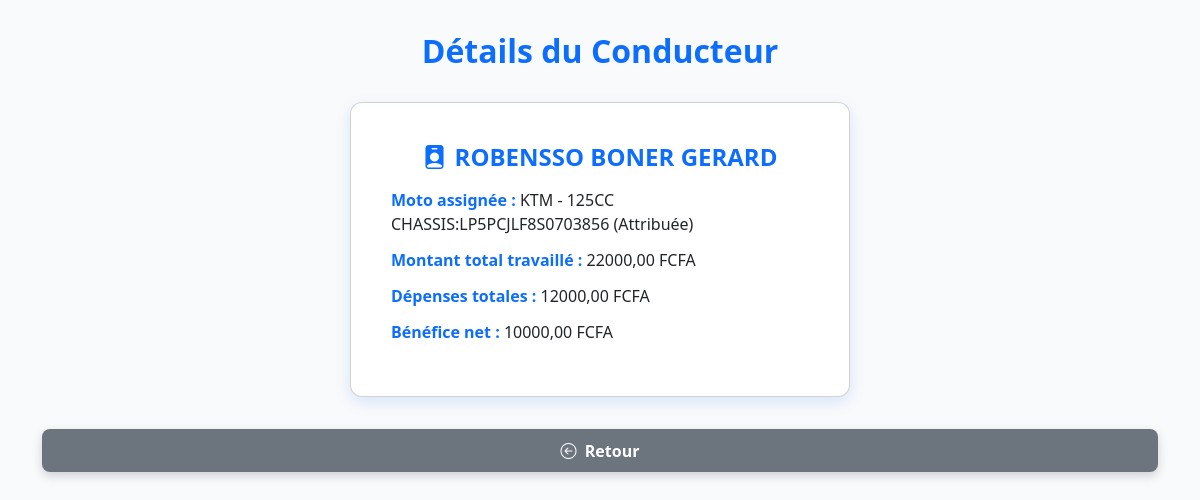
/conducteur/1/ (signed in), run on the app's committed database.
### gestion/models.py (models this page shows, shortened)
class Conducteur(models.Model):
    user = models.OneToOneField(settings.AUTH_USER_MODEL, on_delete=models.CASCADE)
    adresse = models.CharField(max_length=255)
    telephone = models.CharField(max_length=20)
    moto = models.OneToOneField(Moto, on_delete=models.SET_NULL, null=True, blank=True)

class User(AbstractUser):
    ROLE_CHOICES = (
        ('admin', 'Administrateur'),
        ('conducteur', 'Conducteur'),
    )
    role = models.CharField(max_length=20, choices=ROLE_CHOICES, default='conducteur')

class Moto(models.Model):
    STATUT_CHOICES = (
        ('disponible', 'Disponible'),
        ('attribuee', 'Attribuée'),
        ('reparation', 'En réparation'),
    )
    nom = models.CharField(max_length=100)
    matricule = models.CharField(max_length=50, unique=True)
    statut = models.CharField(max_length=20, choices=STATUT_CHOICES, default='disponible')
    def __str__(self):
        return f"{self.nom} - {self.matricule} ({self.get_statut_display()})"

### gestion/views.py (the view)
# urls.py: path('conducteur/<int:pk>/', views.conducteur_detail, name='conducteur_detail'),
@login_required
@admin_required
def conducteur_detail(request, pk):
    conducteur = get_object_or_404(Conducteur, pk=pk)
    recettes = Recette.objects.filter(conducteur=conducteur)
    total_montant = sum(recette.montant for recette in recettes)
    total_depense = sum(recette.depense for recette in recettes)
    net = total_montant - total_depense
    context = {
        'conducteur': conducteur,
        'moto': conducteur.moto,
        'total_montant': total_montant,
        'total_depense': total_depense,
        'net': net,
    }
    return render(request, 'conducteur_detail.html', context)

### gestion/templates/conducteur_detail.html (shortened to what this page needs)
<!DOCTYPE html>
<html lang="fr">
<head>
    <link href="https://cdn.jsdelivr.net/npm/bootstrap@5.3.3/dist/css/bootstrap.min.css" rel="stylesheet" />
    <link href="https://cdn.jsdelivr.net/npm/bootstrap-icons@1.10.5/font/bootstrap-icons.css" rel="stylesheet" />
</head>
<body>
    <div class="container d-flex flex-column align-items-center">
        <h2>Détails du Conducteur</h2>
        <div class="card">
            <div class="card-body">
                <h4 class="card-title"><i class="bi bi-person-badge-fill me-2"></i>{{ conducteur.user.get_full_name }}</h4>
                <p><strong>Moto assignée :</strong> {{ moto }}</p>
                <p><strong>Montant total travaillé :</strong> {{ total_montant }} FCFA</p>
                <p><strong>Dépenses totales :</strong> {{ total_depense }} FCFA</p>
                <p><strong>Bénéfice net :</strong> {{ net }} FCFA</p>
            </div>
        </div>
        <a href="{% url 'admin_dashboard' %}" class="btn btn-secondary"><i class="bi bi-arrow-left-circle me-1"></i> Retour</a>
    </div>
</body>
</html>

### gestion/templates/conducteur_detail.html (style rules this page uses)
body { background-color: #f9fafb; font-family: 'Segoe UI', Tahoma, Geneva, Verdana, sans-serif; padding: 2rem 1rem; color: #222; min-height: 100vh; }
h2 { color: #0d6efd; font-weight: 700; margin-bottom: 2rem; text-align: center; }
.card { background: white; padding: 1.5rem; border-radius: 12px; box-shadow: 0 5px 15px rgba(13,110,253,0.15); max-width: 500px; width: 100%; margin-bottom: 2rem; }
.card-title { font-size: 1.5rem; font-weight: 700; color: #0d6efd; margin-bottom: 1rem; text-align: center; }
.card p { font-size: 1rem; margin-bottom: 0.75rem; }
.card p strong { color: #0d6efd; font-weight: 600; }
.btn-secondary { background-color: #6c757d; border: none; font-weight: 600; box-shadow: 0 4px 10px rgba(108,117,125,0.3); transition: background-color 0.3s ease, transform 0.2s; width: 100%; padding: 0.6rem 0; border-radius: 8px; }

### data on the page
Conducteur: user.get_full_name "ROBENSSO BONER GERARD"
Moto: nom+matricule+statut "KTM - 125CC CHASSIS:LP5PCJLF8S0703856 (Attribuée)"

### other printed values
{{ total_montant }} "22000,00"
{{ total_depense }} "12000,00"
{{ net }} "10000,00"
